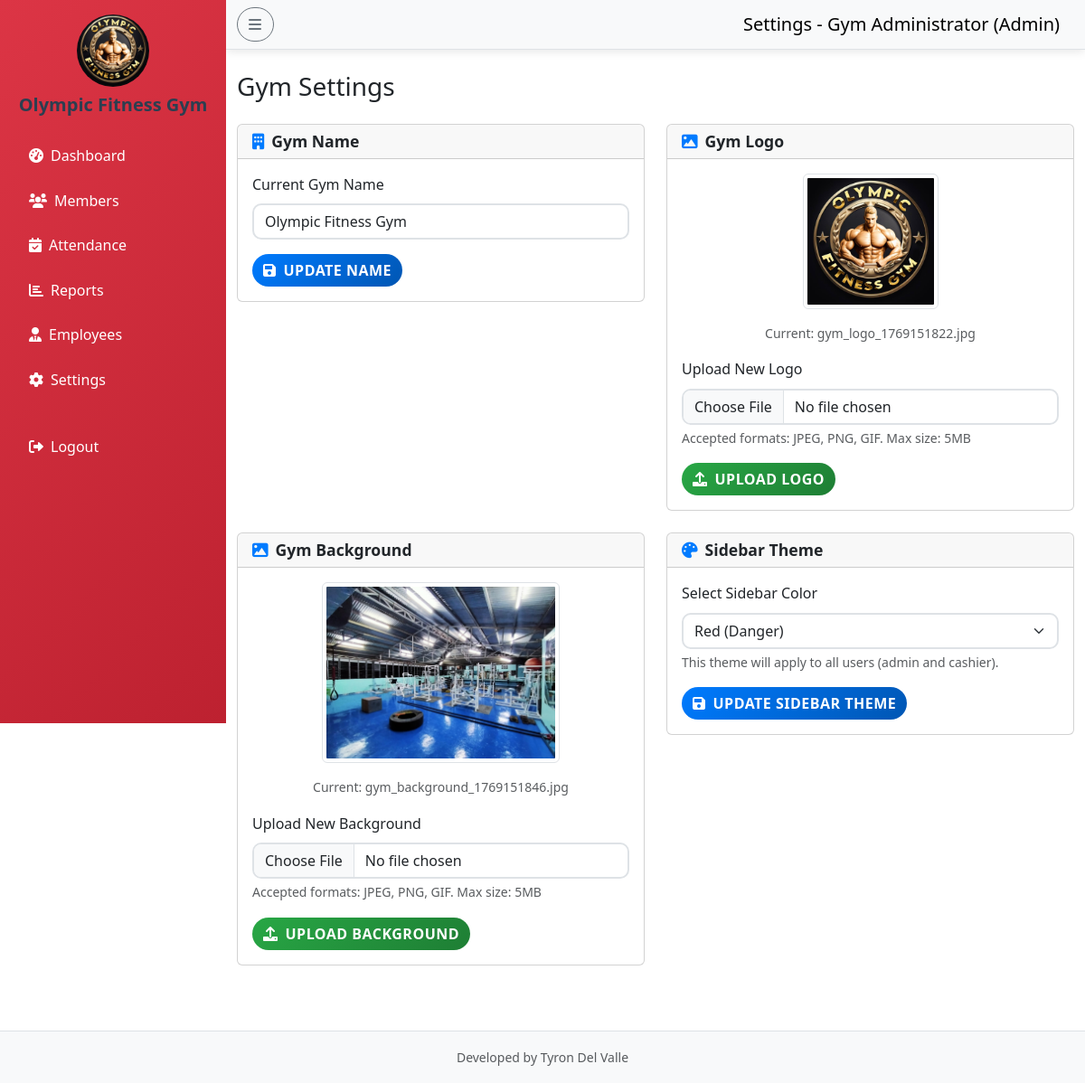
Screenshot of /admin/settings.php (signed in) with the database file from the repository.
### tables this page shows
CREATE TABLE `gym_settings` (
  `id` int(11) NOT NULL,
  `gym_name` varchar(255) NOT NULL DEFAULT 'Gym Management System',
  `logo_path` varchar(255) NOT NULL DEFAULT 'gym logo.jpg',
  `background_path` varchar(255) NOT NULL DEFAULT 'gym background.jpg',
  `updated_at` timestamp NOT NULL DEFAULT current_timestamp() ON UPDATE current_timestamp(),
  `sidebar_theme` varchar(50) NOT NULL DEFAULT 'primary'
);

### admin/settings.php (the view, shortened to what this page needs)
<?php
include "../config/db.php";
$user = $_SESSION['user'];
$settings = $conn->query("SELECT * FROM gym_settings WHERE id = 1")->fetch_assoc();
?>
<!DOCTYPE html>
<html lang="en">
<head>
    <link href="https://cdn.jsdelivr.net/npm/bootstrap@5.3.0/dist/css/bootstrap.min.css" rel="stylesheet">
    <link href="https://cdnjs.cloudflare.com/ajax/libs/font-awesome/6.0.0/css/all.min.css" rel="stylesheet">
    <link href="../assets/style.css" rel="stylesheet">
</head>
<body>
    <div class="d-flex">
        <nav id="sidebar" class="bg-<?php echo htmlspecialchars($settings['sidebar_theme']); ?> <?php echo ($settings['sidebar_theme'] == 'light') ? 'text-dark' : 'text-white'; ?> vh-100" style="width: 250px;">
            <div class="p-3">
                <div class="text-center mb-4">
                    <img src="../<?php echo htmlspecialchars($settings['logo_path']); ?>" alt="Gym Logo" class="rounded-circle mb-2" style="width: 80px; height: 80px;">
                    <h5 class="fw-bold"><?php echo htmlspecialchars($settings['gym_name']); ?></h5>
                </div>
                <ul class="nav flex-column">
                    <li class="nav-item mb-2">
                        <a class="nav-link <?php echo ($settings['sidebar_theme'] == 'light') ? 'text-dark' : 'text-white'; ?>" href="dashboard.php">
                            <i class="fas fa-tachometer-alt me-2"></i>Dashboard
                        </a>
                    </li>
                    <li class="nav-item mb-2">
                        <a class="nav-link <?php echo ($settings['sidebar_theme'] == 'light') ? 'text-dark' : 'text-white'; ?>" href="members.php">
                            <i class="fas fa-users me-2"></i>Members
                        </a>
                    </li>
                    <li class="nav-item mb-2">
                        <a class="nav-link <?php echo ($settings['sidebar_theme'] == 'light') ? 'text-dark' : 'text-white'; ?>" href="attendance.php">
                            <i class="fas fa-calendar-check me-2"></i>Attendance
                        </a>
                    </li>
                    <li class="nav-item mb-2">
                        <a class="nav-link <?php echo ($settings['sidebar_theme'] == 'light') ? 'text-dark' : 'text-white'; ?>" href="reports.php">
                            <i class="fas fa-chart-bar me-2"></i>Reports
                        </a>
                    </li>
                    <li class="nav-item mb-2">
                        <a class="nav-link <?php echo ($settings['sidebar_theme'] == 'light') ? 'text-dark' : 'text-white'; ?>" href="employees.php">
                            <i class="fas fa-user-tie me-2"></i>Employees
                        </a>
                    </li>
                    <li class="nav-item mb-2">
                        <a class="nav-link <?php echo ($settings['sidebar_theme'] == 'light') ? 'text-dark' : 'text-white'; ?> active" href="settings.php">
                            <i class="fas fa-cog me-2"></i>Settings
                        </a>
                    </li>
                    <li class="nav-item mt-4">
                        <a class="nav-link <?php echo ($settings['sidebar_theme'] == 'light') ? 'text-dark' : 'text-white'; ?>" href="../logout.php">
                            <i class="fas fa-sign-out-alt me-2"></i>Logout
                        </a>
                    </li>
                </ul>
            </div>
        </nav>
        <div class="flex-grow-1">
            <nav class="navbar navbar-light bg-light border-bottom">
                <div class="container-fluid">
                    <button class="btn btn-outline-secondary me-3" id="sidebarToggle">
                        <i class="fas fa-bars"></i>
                    </button>
                    <span class="navbar-brand mb-0 h1">Settings - <?php echo htmlspecialchars($user['fullname']); ?> (Admin)</span>
                </div>
            </nav>
            <div class="container-fluid mt-4">
                <div class="row">
                    <div class="col-12">
                        <h1 class="h3 mb-4">Gym Settings</h1>
                        <div class="row">
                            <div class="col-md-6 mb-4">
                                <div class="card">
                                    <div class="card-header">
                                        <h5 class="card-title mb-0"><i class="fas fa-building me-2"></i>Gym Name</h5>
                                    </div>
                                    <div class="card-body">
                                        <form method="POST">
                                            <div class="mb-3">
                                                <label for="gym_name" class="form-label">Current Gym Name</label>
                                                <input type="text" class="form-control" id="gym_name" name="gym_name"
                                                       value="<?php echo htmlspecialchars($settings['gym_name']); ?>" required>
                                            </div>
                                            <button type="submit" name="update_name" class="btn btn-primary">
                                                <i class="fas fa-save me-2"></i>Update Name
                                            </button>
                                        </form>
                                    </div>
                                </div>
                            </div>
                            <div class="col-md-6 mb-4">
                                <div class="card">
                                    <div class="card-header">
                                        <h5 class="card-title mb-0"><i class="fas fa-image me-2"></i>Gym Logo</h5>
                                    </div>
                                    <div class="card-body">
                                        <div class="mb-3 text-center">
                                            <img src="../<?php echo htmlspecialchars($settings['logo_path']); ?>"
                                                 alt="Current Logo" class="img-thumbnail mb-3" style="max-width: 150px; max-height: 150px;">
                                            <p class="text-muted small">Current: <?php echo htmlspecialchars($settings['logo_path']); ?></p>
                                        </div>
                                        <form method="POST" enctype="multipart/form-data">
                                            <div class="mb-3">
                                                <label for="logo" class="form-label">Upload New Logo</label>
                                                <input type="file" class="form-control" id="logo" name="logo" accept="image/*" required>
                                                <div class="form-text">Accepted formats: JPEG, PNG, GIF. Max size: 5MB</div>
                                            </div>
                                            <button type="submit" class="btn btn-success">
                                                <i class="fas fa-upload me-2"></i>Upload Logo
                                            </button>
                                        </form>
                                    </div>
                                </div>
                            </div>
                            <div class="col-md-6 mb-4">
                                <div class="card">
                                    <div class="card-header">
                                        <h5 class="card-title mb-0"><i class="fas fa-image me-2"></i>Gym Background</h5>
                                    </div>
                                    <div class="card-body">
                                        <div class="mb-3 text-center">
                                            <img src="../<?php echo htmlspecialchars($settings['background_path']); ?>"
                                                 alt="Current Background" class="img-thumbnail mb-3" style="max-width: 300px; max-height: 200px;">
                                            <p class="text-muted small">Current: <?php echo htmlspecialchars($settings['background_path']); ?></p>
                                        </div>
                                        <form method="POST" enctype="multipart/form-data">
                                            <div class="mb-3">
                                                <label for="background" class="form-label">Upload New Background</label>
                                                <input type="file" class="form-control" id="background" name="background" accept="image/*" required>
                                                <div class="form-text">Accepted formats: JPEG, PNG, GIF. Max size: 5MB</div>
                                            </div>
                                            <button type="submit" class="btn btn-success">
                                                <i class="fas fa-upload me-2"></i>Upload Background
                                            </button>
                                        </form>
                                    </div>
                                </div>
                            </div>
                            <div class="col-md-6 mb-4">
                                <div class="card">
                                    <div class="card-header">
                                        <h5 class="card-title mb-0"><i class="fas fa-palette me-2"></i>Sidebar Theme</h5>
                                    </div>
                                    <div class="card-body">
                                        <form method="POST">
                                            <div class="mb-3">
                                                <label for="sidebar_theme" class="form-label">Select Sidebar Color</label>
                                                <select class="form-select" id="sidebar_theme" name="sidebar_theme" required>
                                                    <option value="danger" <?php echo ($settings['sidebar_theme'] == 'danger') ? 'selected' : ''; ?>>Red (Danger)</option>
                                                </select>
                                                <div class="form-text">This theme will apply to all users (admin and cashier).</div>
                                            </div>
                                            <button type="submit" name="update_sidebar_theme" class="btn btn-primary">
                                                <i class="fas fa-save me-2"></i>Update Sidebar Theme
                                            </button>
                                        </form>
                                    </div>
                                </div>
                            </div>
                        </div>
                    </div>
                </div>
            </div>
        </div>
    </div>
    <footer class="bg-light text-center text-muted py-3 mt-5 border-top">
        <div class="container">
            <small>Developed by Tyron Del Valle</small>
        </div>
    </footer>
</body>
</html>

### assets/style.css (style rules this page uses)
.btn { transition: all 0.3s ease; border-radius: 25px; font-weight: 600; text-transform: uppercase; letter-spacing: 0.5px; position: relative; overflow: hidden; }
.btn::before { content: ''; position: absolute; top: 0; left: -100%; width: 100%; height: 100%; background: linear-gradient(90deg, transparent, rgba(255, 255, 255, 0.2), transparent); transition: left 0.5s; }
.btn-primary { background: linear-gradient(135deg, #007bff, #0056b3); border: none; }
.btn-success { background: linear-gradient(135deg, #28a745, #1e7e34); border: none; }
.form-control, .form-select { transition: all 0.3s ease; border-radius: 10px; border: 2px solid #dee2e6; }
.bg-danger { background: linear-gradient(135deg, #dc3545, #bd2130) !important; }
body { animation: pageLoad 0.5s ease-out; }
.navbar { box-shadow: 0 2px 10px rgba(0, 0, 0, 0.1); }
.card-title i { color: #007bff; transition: all 0.3s ease; }
body { font-family: 'Segoe UI', Tahoma, Geneva, Verdana, sans-serif; line-height: 1.6; }
h1, h2, h3, h4, h5, h6 { font-weight: 700; color: #2c3e50; }
.card-title { font-size: 1.1rem; margin-bottom: 1rem; }
#sidebar { position: fixed; top: 0; left: 0; height: 100vh; width: 250px !important; transition: width 0.3s ease, transform 0.3s ease; z-index: 100; }
.flex-grow-1 { margin-left: 250px; transition: margin-left 0.3s ease; }

### rows the page displays
gym_settings: logo_path (picture), gym_name "Olympic Fitness Gym", logo_path "gym_logo_1769151822.jpg", background_path (picture), background_path "gym_background_1769151846.jpg", sidebar_theme "Red (Danger)"

### other values shown
$user['fullname'] "Gym Administrator"
